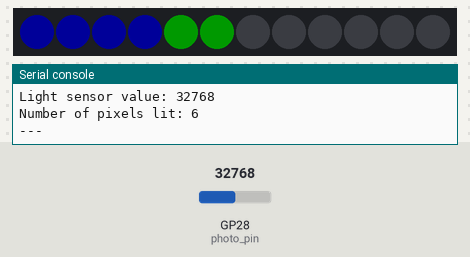
The program below on a simulated Raspberry Pi Pico running MicroPython. Parts: 12 RGB LEDs in strip order, left to right, the last lines printed to the serial console. Inputs (shaded band) come from the test bench; at power-on: GP28 (photo_pin) = 32768 (analog values on the 0–65535 scale). Dim RGB values are drawn brighter than linear.

Above: at 1.2 s.
1.3 s: GP28 (photo_pin) set to 45874
At 2.6 s:
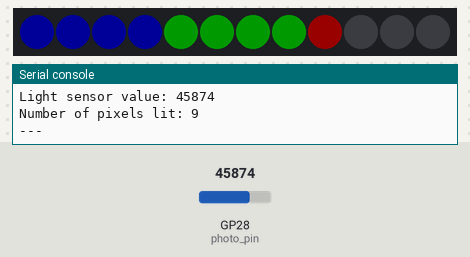
2.9 s: GP28 (photo_pin) set to 55655
At 3.6 s:
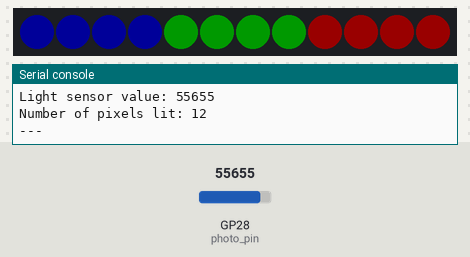
4.5 s: GP28 (photo_pin) set to 19660
At 5.5 s:
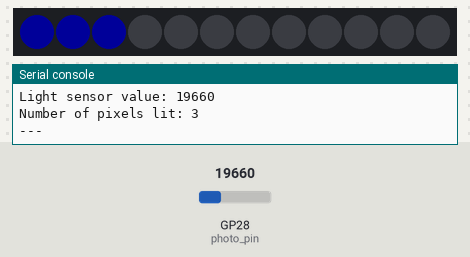
6.1 s: GP28 (photo_pin) set to 1345
At 7.4 s:
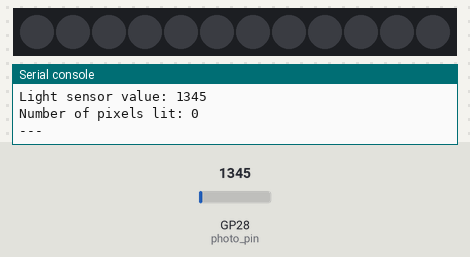
7.7 s: GP28 (photo_pin) set to 32767
At 9.0 s:
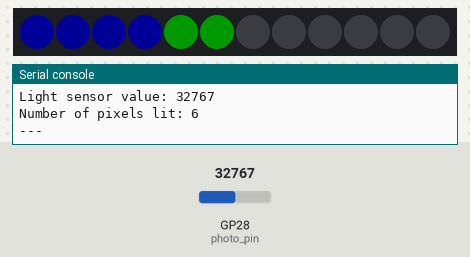
9.3 s: GP28 (photo_pin) set to 57670
At 9.7 s:
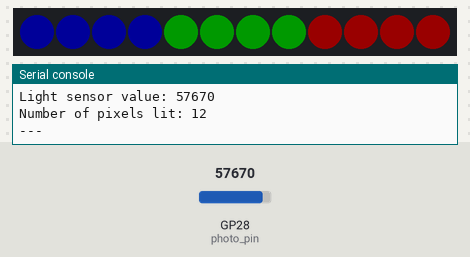
Timing chart, 0 to 11.8 s (numbered marks = the images above; inputs shaded):
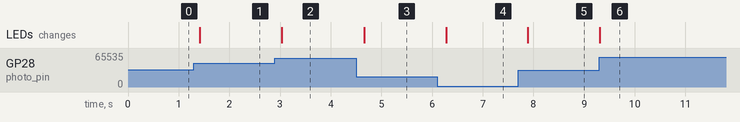

The program:

81-light-sensor-to-neopixel.py
```python
from machine import Pin, ADC
from neopixel import NeoPixel
from utime import sleep
# get the configuration information
import config

# Initialize the NeoPixel strip
strip = NeoPixel(Pin(config.NEOPIXEL_PIN), config.NUMBER_PIXELS)

# Initialize the photoresistor (ADC - Analog to Digital Converter)
photo_pin = ADC(Pin(config.PHOTORESISTOR_PIN))

# Clear all pixels initially
def clear_strip():
    for i in range(config.NUMBER_PIXELS):
        strip[i] = (0, 0, 0)
    strip.write()

# Main loop
while True:
    # Read the photoresistor value (0 to 65535)
    light_value = photo_pin.read_u16()

    # Print the light value to console for debugging
    print(f"Light sensor value: {light_value}")

    # Map the light value to number of pixels (0-12)
    # Light range: 2000 (very dark) to 55000 (very bright)
    # Below 2000: 0 LEDs
    # Above 55000: all 12 LEDs

    if light_value < 2000:
        num_pixels = 0
    elif light_value > 55000:
        num_pixels = 12
    else:
        # Map values between 2000 and 55000 to 0-12 pixels
        light_range = light_value - 2000
        num_pixels = int((light_range / (55000 - 2000)) * 12)

        # Ensure we don't exceed 12 pixels
        if num_pixels > 12:
            num_pixels = 12

    # Clear all pixels first
    clear_strip()

    # Light up pixels from 0 to num_pixels-1
    # Use different colors to indicate light levels
    for i in range(num_pixels):
        if i < 4:  # Low light levels - blue
            strip[i] = (0, 0, 25)
        elif i < 8:  # Medium light levels - green
            strip[i] = (0, 25, 0)
        else:  # High light levels - red
            strip[i] = (25, 0, 0)

    # Update the strip
    strip.write()

    print(f"Number of pixels lit: {num_pixels}")
    print("---")

    # Small delay to prevent excessive updates
    sleep(0.2)
```

config.py
```python
# Moving Rainbow Configuration file
# Filename: 01-config.py
# This file contains the hardware configuration for your kit
# This file can be imported by each program
NEOPIXEL_PIN = 0
NUMBER_PIXELS = 12
BUTTON_PIN = 2
POT_PIN_1 = 26
POT_PIN_2 = 27
PHOTORESISTOR_PIN = 28
```

Measured:
- after the input at 1.3 s, the LEDs: change after 0.12 s (image 1)
- after the input at 2.9 s, the LEDs: change after 0.14 s (image 2)
- after the input at 4.5 s, the LEDs: change after 0.16 s (image 3)
- after the input at 6.1 s, the LEDs: change after 0.18 s (image 4)
- after the input at 7.7 s, the LEDs: change after 0.19 s (image 5)
- after the input at 9.3 s, the LEDs: change at once (image 6)
